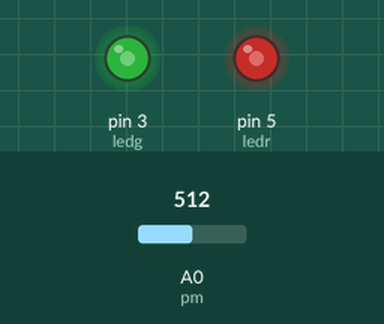
A sketch run on a simulated Arduino Uno, built with avr-gcc and run on an emulated ATmega328P. Shown: output pins drawn as LEDs (lit = HIGH). The test bench sets the inputs (shaded band); at power-on: A0 (pm) = 512.

Above: at 1.2 s.
1.3 s: A0 (pm) set to 716
At 2.5 s:
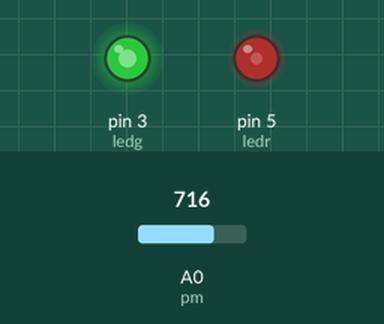
2.8 s: A0 (pm) set to 900
At 3.7 s:
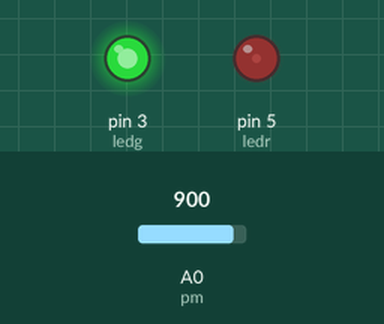
4.3 s: A0 (pm) set to 1023
At 4.9 s:
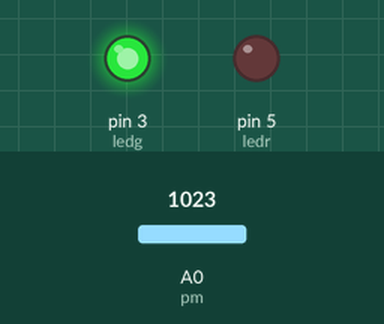
5.8 s: A0 (pm) set to 306
At 7.0 s:
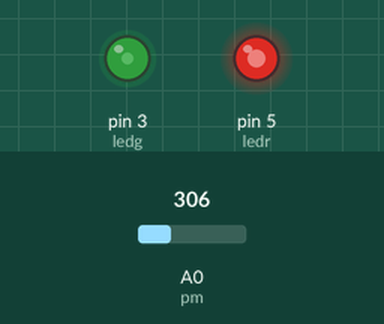
7.3 s: A0 (pm) set to 122
At 8.3 s:
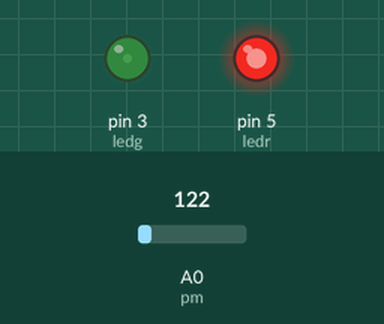
8.8 s: A0 (pm) set to 511
At 9.5 s:
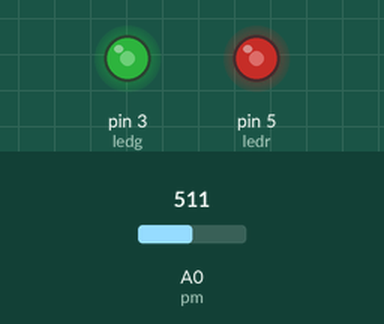
Timing chart, 0 to 11.3 s (numbered marks = the images above; inputs shaded):
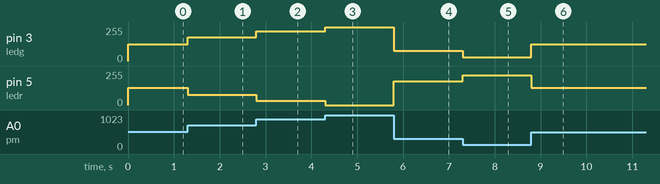

Measured:
- after the input at 1.3 s, pin 3 (ledg): 127/255 → 178/255 at once; pin 5 (ledr): 128/255 → 77/255 at once
- after the input at 2.8 s, pin 3 (ledg): 178/255 → 224/255 at once; pin 5 (ledr): 77/255 → 31/255 at once
- after the input at 4.3 s, pin 3 (ledg): 224/255 → 255/255 at once; pin 5 (ledr): 31/255 → 0/255 at once
- after the input at 5.8 s, pin 3 (ledg): 255/255 → 76/255 at once; pin 5 (ledr): 0/255 → 179/255 at once
- after the input at 7.3 s, pin 3 (ledg): 76/255 → 30/255 at once; pin 5 (ledr): 179/255 → 225/255 at once
- after the input at 8.8 s, pin 3 (ledg): 30/255 → 127/255 at once; pin 5 (ledr): 225/255 → 128/255 at once

The sketch:

two_led_potentiometer.ino
```cpp
// C++ code
//
const int ledg=3;
const int ledr=5;
const int pm=A0;
int pmv;
void setup()
{
  pinMode(ledg,OUTPUT);
  pinMode(ledr,OUTPUT);
  pinMode(pm,INPUT);
  Serial.begin(9600);
}
void loop()
{
  pmv=analogRead(pm);
  analogWrite(ledg,map(pmv,0,1023,0,255));
  analogWrite(ledr,map(pmv,0,1023,255,0));
}
```
